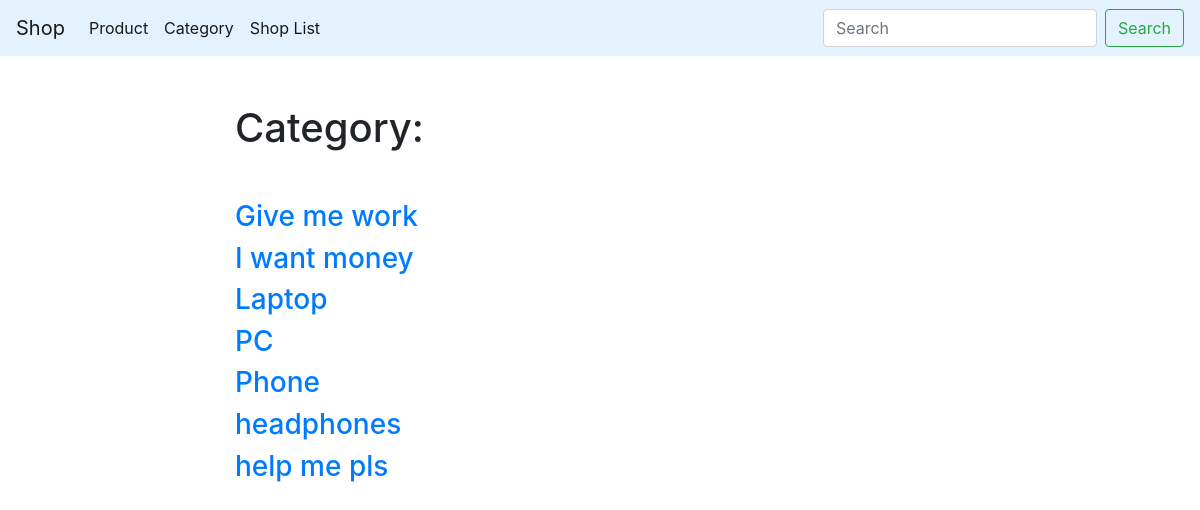
Page /category/ on the earlier database version.
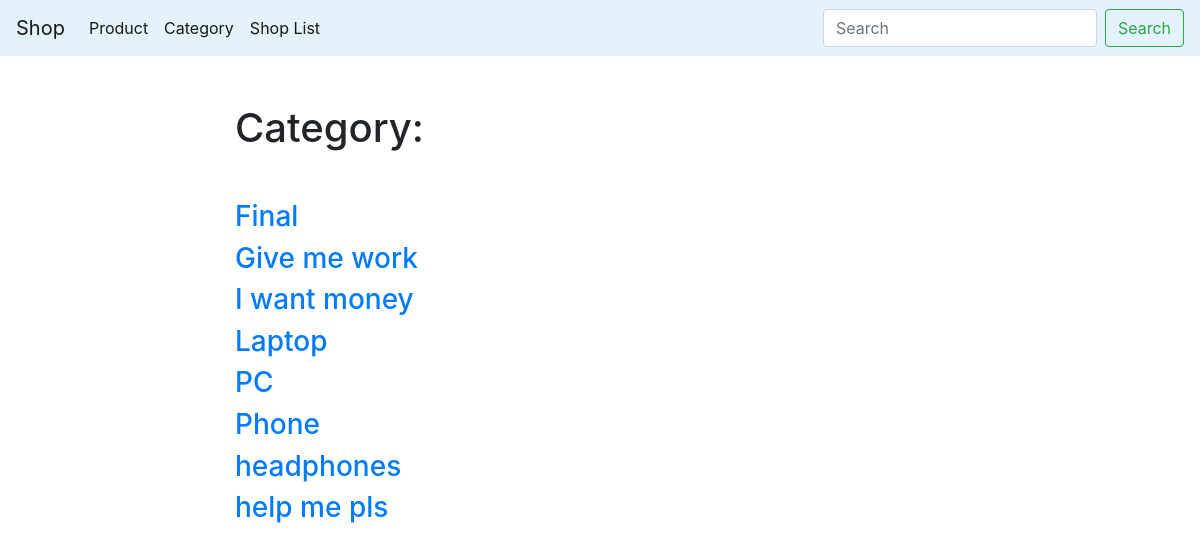
Same page on the later database version.
### app/models.py (models this page shows, shortened)
class Category(models.Model):
    title = models.CharField(max_length=40)
    slug = models.SlugField(max_length=150, blank=True, unique=True)
    class Meta:
        ordering = ['title']

### app/views.py (the view)
# urls.py: path('category/', category_list, name='category_list_url'),
def category_list(request):
    categories = Category.objects.all()
    return render(request, 'app/category_list.html', context={'categories': categories})

### app/templates/app/category_list.html (shortened to what this page needs)
{% extends 'app/base_app.html' %}
{% block content %}
    <h1 class="mb-5">Category:</h1>
    {% for iter in categories %}
        <h3><a href="/category/{{ iter.slug }}/">{{ iter.title }}</a></h3>
    {% endfor %}
{% endblock %}

Differences in the rows shown:
added Category: title "Final"
